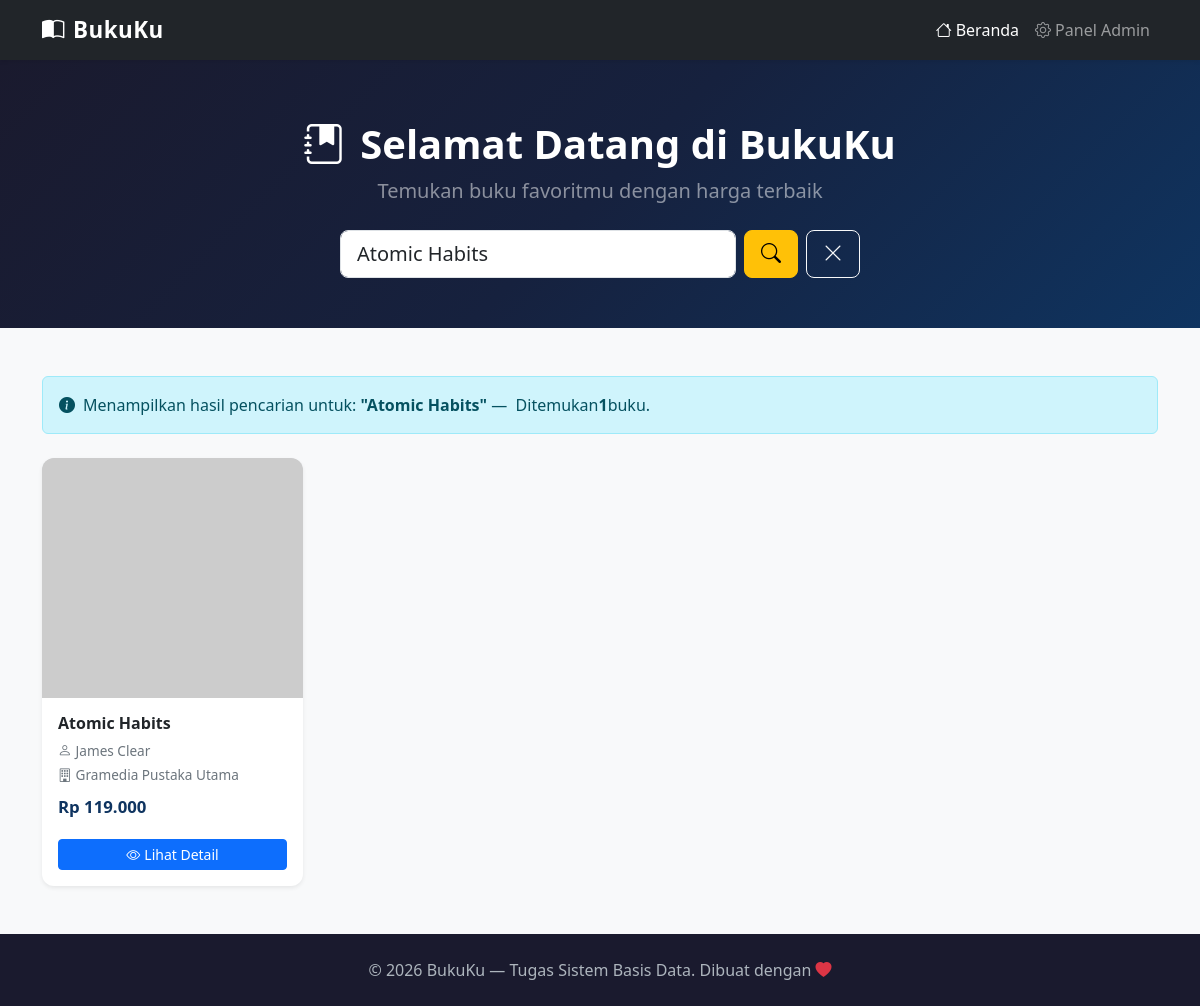
/index.php?cari=Atomic Habits, run on the app's committed database.
### tables this page shows
CREATE TABLE IF NOT EXISTS buku (
    id       INT(11)        NOT NULL AUTO_INCREMENT,
    judul    VARCHAR(150)   NOT NULL,
    penulis  VARCHAR(100)   NOT NULL,
    penerbit VARCHAR(100)   NOT NULL,
    harga    DECIMAL(12,0)  NOT NULL DEFAULT 0,
    stok     INT(11)        NOT NULL DEFAULT 0,
    deskripsi TEXT,
    cover    VARCHAR(255)   DEFAULT NULL,
    PRIMARY KEY (id)
);

### index.php (the view, shortened to what this page needs)
<?php
require_once 'config/koneksi.php';
$kataCari = isset($_GET['cari']) ? trim($_GET['cari']) : '';
if ($kataCari !== '') {
    $stmt = $koneksi->prepare("SELECT * FROM buku WHERE judul LIKE ? ORDER BY judul ASC");
    $paramCari = "%" . $kataCari . "%";
    $stmt->bind_param("s", $paramCari);
    $stmt->execute();
    $result = $stmt->get_result();
} else {
    $result = $koneksi->query("SELECT * FROM buku ORDER BY id DESC");
}
?>
<!DOCTYPE html>
<html lang="id">
<head>
    <link href="https://cdn.jsdelivr.net/npm/bootstrap@5.3.3/dist/css/bootstrap.min.css" rel="stylesheet">
    <link href="https://cdn.jsdelivr.net/npm/bootstrap-icons@1.11.3/font/bootstrap-icons.min.css" rel="stylesheet">
    <link href="assets/css/style.css" rel="stylesheet">
</head>
<body>
    <nav class="navbar navbar-expand-lg navbar-dark bg-dark sticky-top shadow-sm">
        <div class="container">
            <a class="navbar-brand" href="index.php">
                <i class="bi bi-book-half me-2"></i>BukuKu
            </a>
            <div class="collapse navbar-collapse" id="navbarNav">
                <ul class="navbar-nav ms-auto">
                    <li class="nav-item">
                        <a class="nav-link active" href="index.php"><i class="bi bi-house me-1"></i>Beranda</a>
                    </li>
                    <li class="nav-item">
                        <a class="nav-link" href="admin/index.php"><i class="bi bi-gear me-1"></i>Panel Admin</a>
                    </li>
                </ul>
            </div>
        </div>
    </nav>
    <section class="hero-section text-center">
        <div class="container">
            <h1><i class="bi bi-journal-bookmark-fill me-3"></i>Selamat Datang di BukuKu</h1>
            <p class="lead mt-2 mb-4 text-white-50">Temukan buku favoritmu dengan harga terbaik</p>
            <div class="search-wrapper">
                <form action="index.php" method="GET" class="d-flex gap-2">
                    <input
                        type="text"
                        name="cari"
                        class="form-control form-control-lg"
                        placeholder="Cari judul buku..."
                        value="<?= htmlspecialchars($kataCari) ?>"
                        autocomplete="off"
                    >
                    <button class="btn btn-warning btn-lg fw-bold" type="submit">
                        <i class="bi bi-search"></i>
                    </button>
                    <?php if ($kataCari !== ''): ?>
                        <a href="index.php" class="btn btn-outline-light btn-lg" title="Hapus pencarian">
                            <i class="bi bi-x-lg"></i>
                        </a>
                    <?php endif; ?>
                </form>
            </div>
        </div>
    </section>
    <main class="container my-5">
        <?php if ($kataCari !== ''): ?>
            <div class="alert alert-info d-flex align-items-center mb-4" role="alert">
                <i class="bi bi-info-circle-fill me-2"></i>
                Menampilkan hasil pencarian untuk: <strong class="ms-1">"<?= htmlspecialchars($kataCari) ?>"</strong>
                &nbsp;&mdash;&nbsp; Ditemukan <strong><?= $result->num_rows ?></strong> buku.
            </div>
        <?php endif; ?>
        <?php if ($result->num_rows > 0): ?>
            <div class="row row-cols-1 row-cols-sm-2 row-cols-md-3 row-cols-xl-4 g-4">
                <?php while ($buku = $result->fetch_assoc()): ?>
                    <div class="col">
                        <div class="card book-card shadow-sm">
                            <img
                                src="<?= $buku['cover'] ? htmlspecialchars($buku['cover']) : 'https://via.placeholder.com/300x400?text=No+Cover' ?>"
                                class="card-img-top"
                                alt="Cover <?= htmlspecialchars($buku['judul']) ?>"
                                onerror="this.src='https://via.placeholder.com/300x400?text=No+Cover'"
                            >
                            <div class="card-body p-3">
                                <h6 class="card-title"><?= htmlspecialchars($buku['judul']) ?></h6>
                                <p class="card-text penulis mb-1">
                                    <i class="bi bi-person me-1"></i><?= htmlspecialchars($buku['penulis']) ?>
                                </p>
                                <p class="card-text penulis mb-0">
                                    <i class="bi bi-building me-1"></i><?= htmlspecialchars($buku['penerbit']) ?>
                                </p>
                                <p class="harga">
                                    Rp <?= number_format($buku['harga'], 0, ',', '.') ?>
                                </p>
                                <a href="detail.php?id=<?= $buku['id'] ?>" class="btn btn-primary btn-sm w-100 mt-1">
                                    <i class="bi bi-eye me-1"></i>Lihat Detail
                                </a>
                            </div>
                        </div>
                    </div>
                <?php endwhile; ?>
            </div>
        <?php endif; ?>
    </main>
    <footer class="text-center mt-auto">
        <div class="container">
            <p class="mb-0">&copy; <?= date('Y') ?> BukuKu &mdash; Tugas Sistem Basis Data. Dibuat dengan <i class="bi bi-heart-fill text-danger"></i></p>
        </div>
    </footer>
</body>
</html>

### assets/css/style.css (style rules this page uses)
body { background-color: #f8f9fa; font-family: 'Segoe UI', Tahoma, Geneva, Verdana, sans-serif; }
.navbar-brand { font-weight: 700; font-size: 1.4rem; letter-spacing: 0.5px; }
.hero-section { background: linear-gradient(135deg, #1a1a2e 0%, #16213e 50%, #0f3460 100%); color: white; padding: 60px 0 50px; }
.hero-section h1 { font-size: 2.5rem; font-weight: 800; }
.book-card { transition: transform 0.25s ease, box-shadow 0.25s ease; border: none; border-radius: 12px; overflow: hidden; height: 100%; }
.book-card .card-img-top { height: 240px; object-fit: cover; object-position: top; background-color: #e9ecef; }
.book-card .card-body { display: flex; flex-direction: column; }
.book-card .card-title { font-size: 1rem; font-weight: 700; display: -webkit-box; -webkit-line-clamp: 2; -webkit-box-orient: vertical; overflow: hidden; }
.book-card .card-text.penulis { font-size: 0.85rem; color: #6c757d; }
.book-card .harga { font-size: 1.05rem; font-weight: 700; color: #0f3460; margin-top: auto; padding-top: 8px; }
footer { background-color: #1a1a2e; color: #adb5bd; padding: 24px 0; }
.search-wrapper { max-width: 520px; margin: 0 auto; }

### data on the page
buku: judul "Atomic Habits", penulis "James Clear", penerbit "Gramedia Pustaka Utama", harga "119.000"

### other printed values
$kataCari "Atomic Habits"
$result->num_rows "1"
